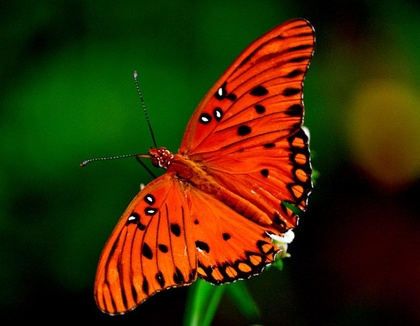
%> input picture ImgMari/a.jpg, 420 x 326 px, shrunk from 736 x 571 before the run
$ octave BorderAux.m   (GNU Octave 9; MATLAB toolbox functions it lacks are replaced by stand-ins)
%> lines starting %> are read from the running program, lines starting %| are printed output that depends on the picture; in (x1, y1, x2, y2) boxes, pixels count from 0 and x2, y2 are one past the last pixel; in counts of white or black regions, pixels touching at a corner belong together; the program's own positions count from 1
img = imread('C:\Users\carlo\Documents\MATLAB\CarlosMatlab\ImgMari\a.jpg');
%> img is the input picture: size 326x420x3 uint8; mean R, G, B 58.5, 43.3, 4.6
s = size(img); % tama駉 de la imagen [alto, ancho, rgb]
%> s = [326 420 3]
imgGris= rgb2gray(img);
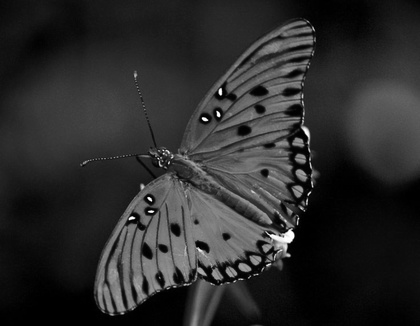
%> imgGris: size 326x420 uint8; min 0, max 255, mean 43.4
imgGrisVert = imgGris;
imgGrisHori = imgGris;
imgGrisUnion = imgGris;
imgGrisUnionUmbral = imgGris;
mascVert = zeros();
mascHori = zeros();
tamMasc =3;
umbral = 200;


for i= 1: tamMasc
    x1 = -1;
   for  j=1:tamMasc
   mascVert(i,j)=x1;
   x1 = x1+1;
   end
end

x1 = -1;
for i= 1: tamMasc
   for  j=1:tamMasc
   mascHori(i,j)=x1;
   end
     x1 = x1+1;
end

imgGrisVert = conv2(mascVert,imgGris);
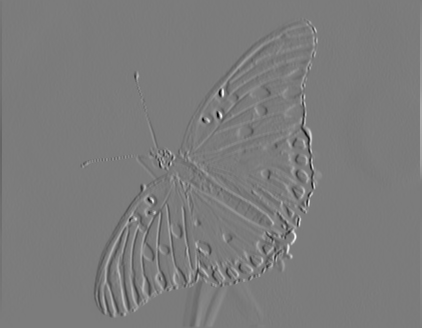
%> imgGrisVert: size 328x422 double; min -716, max 755, mean 0; drawn with min black and max white
imgGrisHori = conv2(mascHori,imgGris);
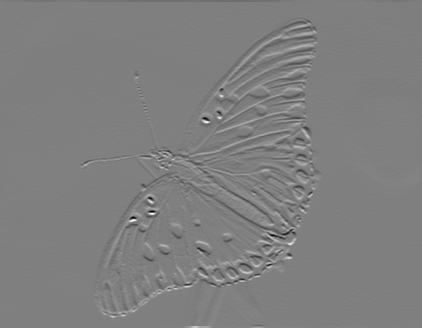
%> imgGrisHori: size 328x422 double; min -757, max 757, mean 0; drawn with min black and max white

for i = 1 : s(1)
    for j = 1 : s(2)
       imgGrisUnion(i,j) = sqrt((imgGrisVert(i,j)^2)+ (imgGrisHori(i,j)^2));
         if(imgGrisUnion(i,j)>=umbral)
              imgGrisUnionUmbral(i,j)=255;
         else
             imgGrisUnionUmbral(i,j)=0;
         end
    end
end
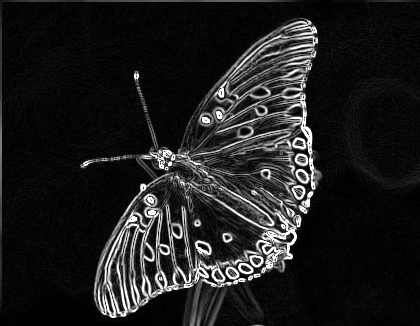
%> imgGrisUnion: size 326x420 uint8; min 0, max 255, mean 30.3
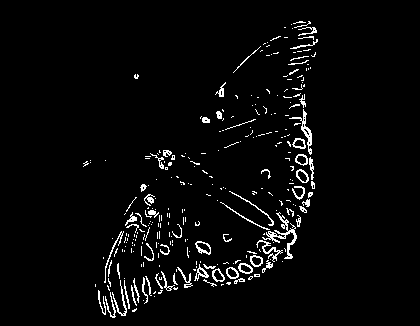
%> imgGrisUnionUmbral: size 326x420 uint8; 3.5% white in thin lines or dots, all inside (x1, y1, x2, y2) = (83, 21, 318, 318)

figure; %me muestra una ventana
imshow(uint8(img));title('Imagen original');

R = imgGrisVert(:,:,1);
%> (the run ends here)

$ run again, with ImgMari/d.jpg copied over ImgMari/a.jpg
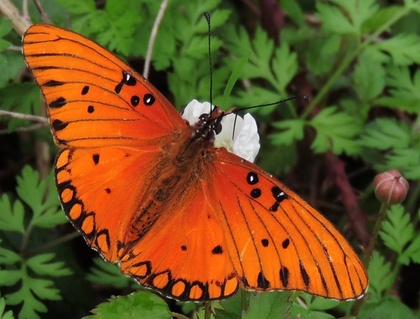
%> input picture ImgMari/d.jpg, 420 x 319 px, shrunk from 1024 x 777 before the run
%> img is the input picture: size 319x420x3 uint8; mean R, G, B 110.6, 82.4, 33.5
%> after the loop `for i = 1 : s(1)`:
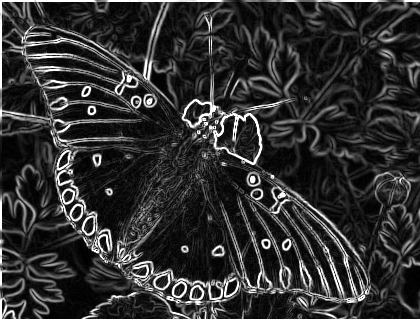
%> imgGrisUnion: size 319x420 uint8; min 0, max 255, mean 48.2
%> after the loop `for i = 1 : s(1)`:
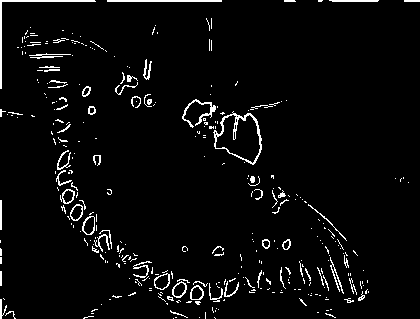
%> imgGrisUnionUmbral: size 319x420 uint8; 3.9% white in thin lines or dots
